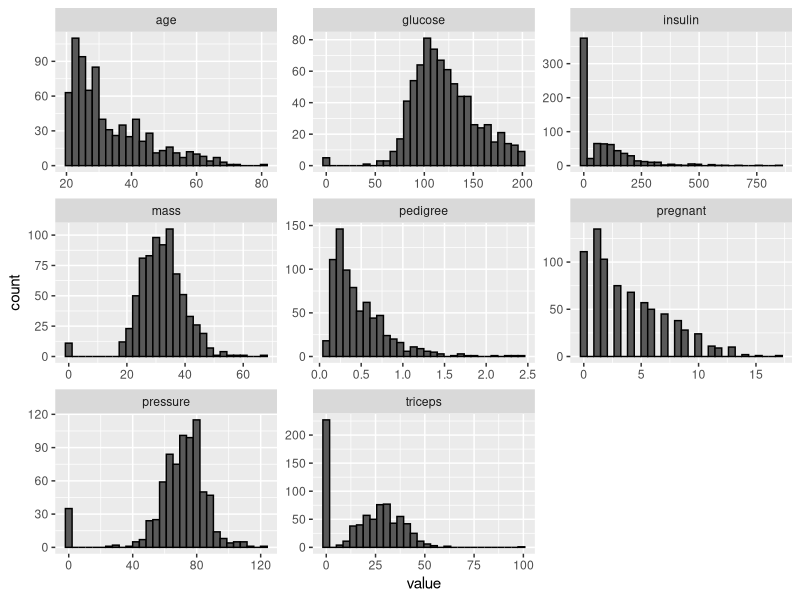
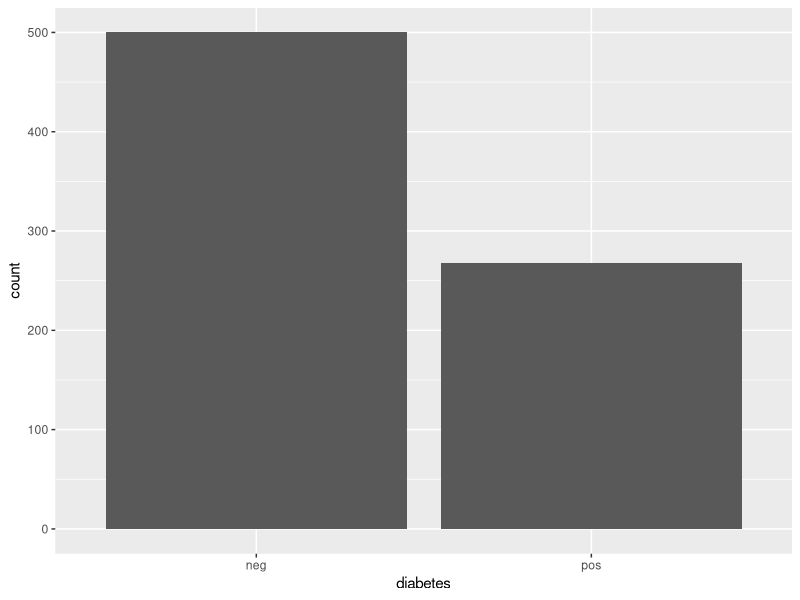
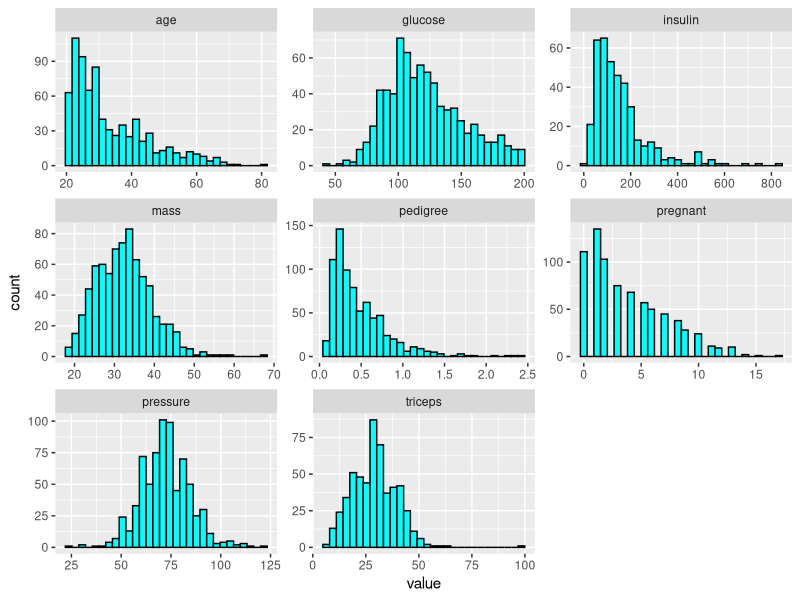

The R source for these figures, in order:
## ---- chunk 1
# A custom function to install and load packages
install.custom <- function(package.name) {
  if (!(package.name %in% rownames(installed.packages()))) {
    install.packages(package.name)
  } else {
    print(paste0(package.name," ","is already installed"))
  }
  library(package.name, character.only = T)
}

install.custom("purrr")
list_package <- list("mlbench", "dplyr", "tidyverse", "ggplot2")
map(list_package, ~install.custom(.x))

data("PimaIndiansDiabetes") # Load the data 

data <- PimaIndiansDiabetes
## ---- chunk 2
data %>% dplyr::select_if(is.numeric) %>% 
  gather(key='field', value='value') %>%
  ggplot(aes(x=value)) + geom_histogram(color='black') +
  facet_wrap(~field, scales = 'free')
## ---- chunk 3
data %>% ggplot(aes(x=diabetes)) + geom_bar()
## ---- chunk 4
d1 <- data %>% select(-pregnant,-diabetes) %>% 
  map_dfr(~ifelse(.x==0,NA,.x))

data_clean <- cbind(d1, data %>% select(pregnant, diabetes))

data_clean %>% select_if(is.numeric) %>% 
  gather(key='key', value = 'value') %>% 
  ggplot(aes(x=value)) + geom_histogram(color='black', fill='cyan') +
  facet_wrap(~key, scales = 'free')
